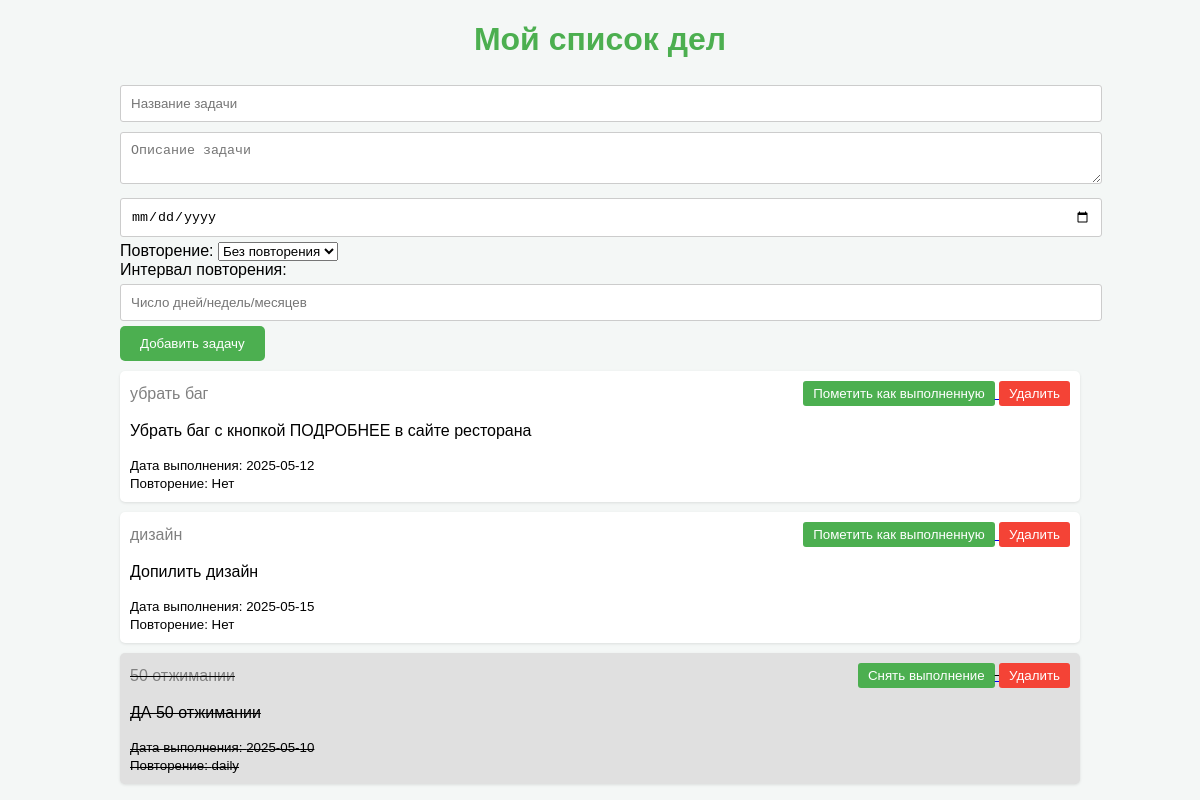
The page / on the database its author committed.
### tables this page shows
CREATE TABLE tasks (
            id INTEGER PRIMARY KEY AUTOINCREMENT,
            title TEXT NOT NULL,
            description TEXT,
            done BOOLEAN NOT NULL DEFAULT 0,
            created_at TIMESTAMP DEFAULT CURRENT_TIMESTAMP,
            due_date TIMESTAMP,
            repeat TEXT,  -- 'daily', 'weekly', 'monthly'
            repeat_interval INTEGER -- интервал повторения
        );

### app.py (the view)
@app.route('/')
def index():
    conn = sqlite3.connect('todo.db')
    cursor = conn.cursor()
    cursor.execute('SELECT * FROM tasks')
    tasks = cursor.fetchall()
    conn.close()
    return render_template('index.html', tasks=tasks)

### templates/index.html (shortened to what this page needs)
<!DOCTYPE html>
<html lang="ru">
<head>
    <link rel="stylesheet" href="https://cdnjs.cloudflare.com/ajax/libs/font-awesome/5.15.4/css/all.min.css">
</head>
<body>
    <div class="container">
        <h1>Мой список дел</h1>
        <form method="POST" action="/add">
            <input type="text" name="title" placeholder="Название задачи" required><br>
            <textarea name="description" placeholder="Описание задачи"></textarea><br>
            <input type="date" name="due_date"><br>
            <label for="repeat">Повторение:</label>
            <select name="repeat" id="repeat">
                <option value="">Без повторения</option>
            </select><br>
            <label for="repeat_interval">Интервал повторения:</label>
            <input type="number" name="repeat_interval" placeholder="Число дней/недель/месяцев"><br>
            <button type="submit">Добавить задачу</button>
        </form>
        <div class="task-list">
            {% for task in tasks %}
                <div class="task {% if task[3] == 1 %}completed{% endif %}">
                    <div class="task-actions">
                        <span>{{ task[1] }}</span>
                        <div>
                            <a href="{{ '/uncomplete/' ~ task[0] if task[3] == 1 else '/complete/' ~ task[0] }}">
                              <button>
                                  {% if task[3] == 1 %}
                                      Снять выполнение
                                  {% else %}
                                      Пометить как выполненную
                                  {% endif %}
                              </button>
                          </a>
                            <a href="/delete/{{ task[0] }}">
                                <button class="delete">Удалить</button>
                            </a>
                        </div>
                    </div>
                    <p>{{ task[2] }}</p>
                    <small>Дата выполнения: {{ task[5] }}</small><br>
                    <small>Повторение: {{ task[6] if task[6] else 'Нет' }}</small>
                </div>
            {% endfor%}
</div>
</div>
</body> </html>

### templates/index.html (style rules this page uses)
body { font-family: Arial, sans-serif; margin: 0; padding: 0; background-color: #f4f7f6; }
.container { width: 80%; margin: 20px auto; }
h1 { text-align: center; color: #4CAF50; }
.task { background-color: #ffffff; padding: 10px; margin: 10px 0; border-radius: 5px; box-shadow: 0 1px 3px rgba(0, 0, 0, 0.1); }
.task.completed { text-decoration: line-through; background-color: #e0e0e0; }
.task button { background-color: #4CAF50; color: white; border: none; padding: 5px 10px; cursor: pointer; border-radius: 3px; }
.task button.delete { background-color: #f44336; }
form input, form textarea { width: 100%; padding: 10px; margin: 5px 0; border-radius: 3px; border: 1px solid #ccc; }
form button { padding: 10px 20px; background-color: #4CAF50; color: white; border: none; border-radius: 5px; cursor: pointer; }
.task-actions { display: flex; justify-content: space-between; align-items: center; }
.task-actions span { color: gray; }

### rows shown on the page
tasks: title "убрать баг", done "Пометить как выполненную", description "Убрать баг с кнопкой ПОДРОБНЕЕ в сайте ресторана", due_date "2025-05-12", repeat "Нет"
tasks: title "дизайн", done "Пометить как выполненную", description "Допилить дизайн", due_date "2025-05-15", repeat "Нет"
tasks: title "50 отжимании", done "Снять выполнение", description "ДА 50 отжимании", due_date "2025-05-10", repeat "daily"
